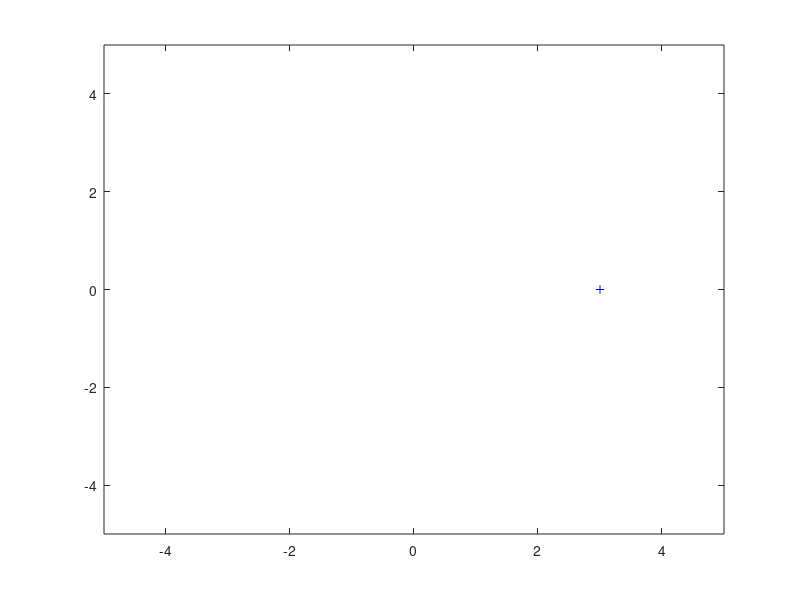

MATLAB code to generate this figure: (Note: this script raises an error after producing the figure.)
% * * * * * * * * * * * * * * * * * * * * * * * * * * * * * * * * * * * *
% *                                                                     *
% *                         Ben Kaye, (c) 2020                          *
% *                           EUROP Project:                            *
% *                               MPC-CA                                *
% *                                                                     *
% * * * * * * * * * * * * * * * * * * * * * * * * * * * * * * * * * * * *
% *                                                                     *
% *             CrazyFlie controller model by Aren Karapet              *
% *                          Using OSQP Solver                          *
% *                                                                     *
% * * * * * * * * * * * * * * * * * * * * * * * * * * * * * * * * * * * *

clear,clc

%System State-Space

%d_system.A([1:2, 4:5, 7:8], [1:2, 4:5, 7:8])
A = [   1,  0,  0.0962912484723868,     0,                      0,                      0.0396218015830554;
        0,  1,  0,                      0.0962912484723868,     -0.0396218015830554,    0;
        0,  0,  0.894293322749997,      0,                      0,                      0.702694931894877;
        0,  0,  0,                      0.894293322749997,      -0.702694931894877,     0;
        0,  0,  0,                      0.193245482770890,      0.452393730892869,      0;
        0,  0,  -0.193245482770890,     0,                      0,                      0.452393730892869   ];

%d_system.B([1:2, 4:5, 7:8], [4, 5])
B = [   0.00370875152761323,    0;
        0,                      0.00370875152761323;
        0.105706677250003,      0;
        0,                      0.105706677250003;
        0,                      -0.193245482770890;
        0.193245482770890,      0                       ];

%Calculate MPC algo

%initial conditions
ref = [ 3; 0; 0; 0; 0; 0 ];
x_0 = [ -4; 3; 0; 0; 0; 0 ];

figure(1);
plot(ref(1), ref(2), 'b+')
axis([-5 5 -5 5])
% axis equal


%prediction horizon
N = 10;

%sim time
T = 100;

Q = eye(6);
R = 1e-2 * eye(2);

x = x_0;
 


speed = 0;

xN = zeros(6, T);

for i = 1:T
    %returns Algebraic-Ricatti iterator for k + 1
    Pplus = RicattiIter(A,B,Q,R,Q,N);
    %compute gain matrix from previous iterator
    K = -(B'*Pplus*B + R)\(B'*Pplus*A);
    u = K*(x-ref);
    
    x = A*x + B*u;
    
    sp = norm([x(3); x(4)],2);
    speed = max([speed, sp]);
    
    xN(:, i) = x;
    
end

plot(x_0(1), x_0(2), 'k+', 'DisplayName', 'Start', 'MarkerSize', 30);
hold on
plot(ref(1), ref(2), 'r+', 'DisplayName', 'Ref', 'MarkerSize', 30);
plot(xN(1,:), xN(2,:), '.', 'MarkerSize', 20, 'Color', [1, 0.6, 0], 'DisplayName', 'Position at time kT')
title('Unconstrained MPC using recursive iteration of the Algebraic Ricatti Equation')
xlabel('x (m)')
ylabel('y (m)')
axis equal
legend()

%check this is in fact getting k-1 looks to be right


function Pnmin = RicattiIter(A,B,Q,R,P,n)
    n = n - 1;
    Pnmin = P;
    if n > 0 % stop at N-1 iterations
        Pnmin = Q + A'*P*A - A'*P*B*((B'*P*B + R)\(B'*P*A));
        Pnmin = RicattiIter(A,B,Q,R,Pnmin,n);
    end    
end

